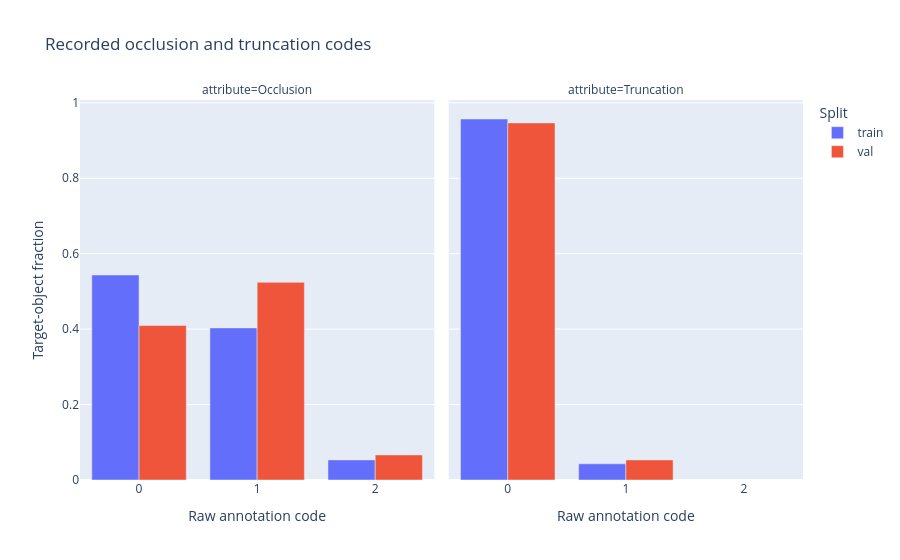

Notebook code for this chart:
### Code cell
px.bar(
    attribute_counts,
    x="code",
    y="fraction",
    color="split",
    facet_col="attribute",
    barmode="group",
    labels={"code": "Raw annotation code", "fraction": "Target-object fraction", "split": "Split"},
    title="Recorded occlusion and truncation codes",
)

### Figure 1 — Plotly figure (JSON) as saved in the notebook; plotly's stock layout.template omitted (floating-point values rounded to 4 significant figures)
{"data": [{"alignmentgroup": "True", "hovertemplate": "Split=train<br>attribute=Occlusion<br>Raw annotation code=%{x}<br>Target-object fraction=%{y}<extra></extra>", "legendgroup": "train", "marker": {"color": "#636efa", "pattern": {"shape": ""}}, "name": "train", "offsetgroup": "train", "orientation": "v", "showlegend": true, "textposition": "auto", "type": "bar", "x": ["0", "1", "2"], "xaxis": "x", "y": [0.5434, 0.4032, 0.0533], "yaxis": "y"}, {"alignmentgroup": "True", "hovertemplate": "Split=train<br>attribute=Truncation<br>Raw annotation code=%{x}<br>Target-object fraction=%{y}<extra></extra>", "legendgroup": "train", "marker": {"color": "#636efa", "pattern": {"shape": ""}}, "name": "train", "offsetgroup": "train", "orientation": "v", "showlegend": false, "textposition": "auto", "type": "bar", "x": ["0", "1"], "xaxis": "x2", "y": [0.9571, 0.04291], "yaxis": "y2"}, {"alignmentgroup": "True", "hovertemplate": "Split=val<br>attribute=Occlusion<br>Raw annotation code=%{x}<br>Target-object fraction=%{y}<extra></extra>", "legendgroup": "val", "marker": {"color": "#EF553B", "pattern": {"shape": ""}}, "name": "val", "offsetgroup": "val", "orientation": "v", "showlegend": true, "textposition": "auto", "type": "bar", "x": ["1", "0", "2"], "xaxis": "x", "y": [0.5241, 0.4094, 0.06643], "yaxis": "y"}, {"alignmentgroup": "True", "hovertemplate": "Split=val<br>attribute=Truncation<br>Raw annotation code=%{x}<br>Target-object fraction=%{y}<extra></extra>", "legendgroup": "val", "marker": {"color": "#EF553B", "pattern": {"shape": ""}}, "name": "val", "offsetgroup": "val", "orientation": "v", "showlegend": false, "textposition": "auto", "type": "bar", "x": ["0", "1"], "xaxis": "x2", "y": [0.9467, 0.05327], "yaxis": "y2"}], "layout": {"annotations": [{"font": {}, "showarrow": false, "text": "attribute=Occlusion", "x": 0.245, "xanchor": "center", "xref": "paper", "y": 1, "yanchor": "bottom", "yref": "paper"}, {"font": {}, "showarrow": false, "text": "attribute=Truncation", "x": 0.755, "xanchor": "center", "xref": "paper", "y": 1, "yanchor": "bottom", "yref": "paper"}], "barmode": "group", "legend": {"title": {"text": "Split"}, "tracegroupgap": 0}, "title": {"text": "Recorded occlusion and truncation codes"}, "xaxis": {"anchor": "y", "domain": [0, 0.49], "title": {"text": "Raw annotation code"}}, "xaxis2": {"anchor": "y2", "domain": [0.51, 1], "matches": "x", "title": {"text": "Raw annotation code"}}, "yaxis": {"anchor": "x", "domain": [0, 1], "title": {"text": "Target-object fraction"}}, "yaxis2": {"anchor": "x2", "domain": [0, 1], "matches": "y", "showticklabels": false}}}
